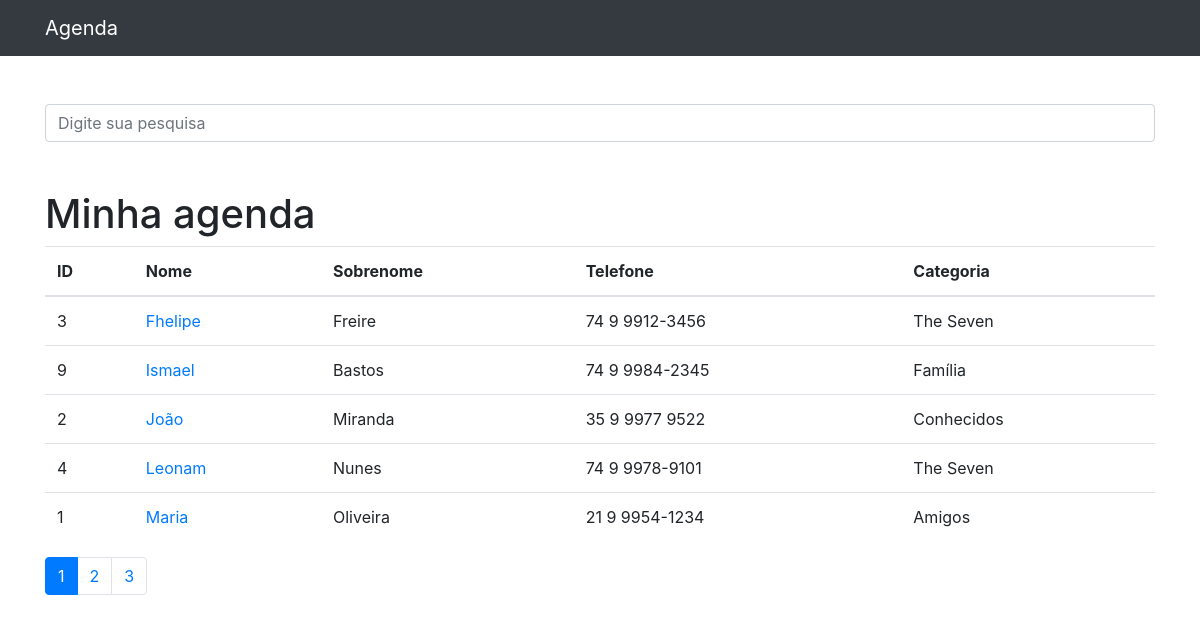
The page / on the database its author committed.
### contatos/models.py (models this page shows, shortened)
class Contato(models.Model):
    nome = models.CharField(max_length=255)
    sobrenome = models.CharField(max_length=255, blank=True)
    telefone = models.CharField(max_length=255)
    email = models.CharField(max_length=255, blank=True)
    data_criacao = models.DateTimeField(default=timezone.now)
    descricao = models.TextField(blank=True)
    categoria = models.ForeignKey(Categoria, on_delete=models.DO_NOTHING)
    mostrar = models.BooleanField(default=True)

class Categoria(models.Model):
    nome = models.CharField(max_length=255)
    def __str__(self):
        return self.nome

### contatos/views.py (the view)
# urls.py: path('', views.index, name="index"),
def index(request):
    contatos = Contato.objects.order_by('nome').filter(mostrar=True)
    paginator = Paginator(contatos, 5)
    page = request.GET.get('p')
    contatos = paginator.get_page(page)
    return render(request, 'contatos/index.html', {'contatos': contatos})

### contatos/templates/contatos/index.html (shortened to what this page needs)
{%extends 'base.html'%}
{%block 'content'%}
<h1 class="mt-5">Minha agenda</h1>
<table class="table">
  <thead>
    <tr>
      <th>ID</th>
      <th>Nome</th>
      <th>Sobrenome</th>
      <th>Telefone</th>
      <th>Categoria</th>
    </tr>
  </thead>
  <tbody>
    {%for contato in contatos%}
        <tr>
          <td>{{contato.id}}</td>
          <td>
            <a href="{% url 'detalhes' contato.id %}"> {{contato.nome}}</a>
          </td>
          <td>{{contato.sobrenome}}</td>
          <td>{{contato.telefone}}</td>
          <td>{{contato.categoria}}</td>
        </tr>
    {%endfor%}
  </tbody>
</table>
<nav aria-label="Page navigation example">
  <ul class="pagination">
    {%for pagina in contatos.paginator.page_range%}
      {%if contatos.number == pagina%}
        <li class="page-item active">
          <a class="page-link" href="?p={{pagina}}">{{pagina}}</a>
        </li>
      {%else%}
        <li class="page-item"><a class="page-link" href="?p={{pagina}}">{{pagina}}</a></li>
      {%endif%}
    {%endfor%}
  </ul>
</nav>
{%endblock%}

### templates/base.html (shortened to what this page needs)
{%load static%}
<!DOCTYPE html>
<html lang="pt">
<head>
  {%include 'parciais/_head.html'%}
</head>
<body>
  {%include 'parciais/_nav.html'%}
  <div class="container">
    <div class="row">
      <div class="col-lg-12">
        <br><br>
        <form method="get" action="{% url 'busca' %}">
          <div class="form-group row">
            <div class="col-12">
              <input class="form-control"
                     type="search" value="{{ request.GET.termo }}"
                     id="search-input"
                     placeholder="Digite sua pesquisa"
                     name="termo">
            </div>
          </div>
        </form>
        {%block 'content'%}{%endblock%}
      </div>
    </div>
  </div>
</body>
</html>

### templates/parciais/_head.html (shortened to what this page needs)
{%load static%}
<link href="{% static 'vendor/bootstrap/css/bootstrap.min.css'%}" rel="stylesheet">

### templates/parciais/_nav.html (shortened to what this page needs)
<nav class="navbar navbar-expand-lg navbar-dark bg-dark static-top">
    <div class="container">
      <a class="navbar-brand" href="{% url 'index'%}">Agenda</a>
    </div>
</nav>

### rows shown on the page
Contato: id "3", nome "Fhelipe", sobrenome "Freire", telefone "74 9 9912-3456", categoria "The Seven"
Contato: id "9", nome "Ismael", sobrenome "Bastos", telefone "74 9 9984-2345", categoria "Família"
Contato: id "2", nome "João", sobrenome "Miranda", telefone "35 9 9977 9522", categoria "Conhecidos"
Contato: id "4", nome "Leonam", sobrenome "Nunes", telefone "74 9 9978-9101", categoria "The Seven"
Contato: id "1", nome "Maria", sobrenome "Oliveira", telefone "21 9 9954-1234", categoria "Amigos"

### other values the page prints
{{ pagina }} "1"
{{ pagina }} "2" "3"
